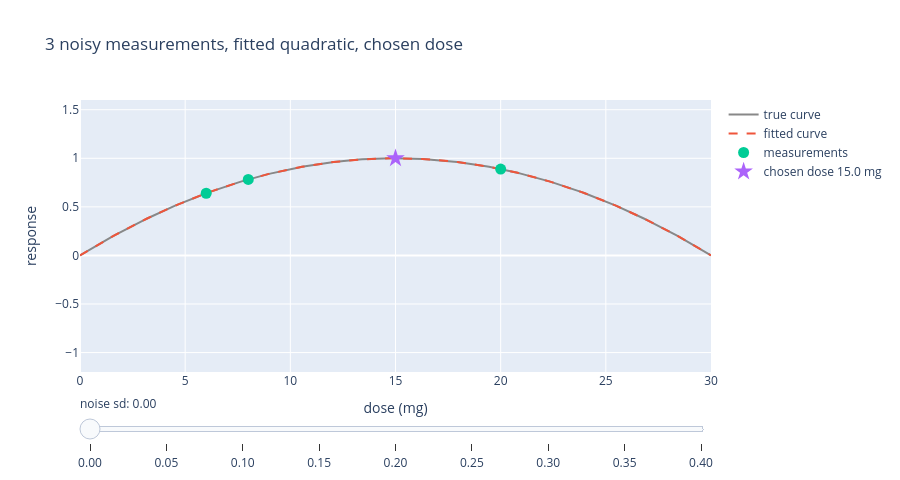

Here is the notebook cell this chart was saved with:
### Markdown cell above
## 1. One experiment per noise level (use the slider)

### Code cell
d = np.linspace(LO, HI, 200)
ex_rng = np.random.default_rng(3)
doses0 = np.sort(ex_rng.choice(GRID, 3, replace=False))[None]
z = ex_rng.normal(size=3)  # same noise draw, scaled by sd, so the slider is comparable

fig = go.Figure()
for sd in NOISE:
    y = truth(doses0) + sd * z
    coef = fit3(doses0, y)
    pick = float(best_dose(coef)[0])
    a, b, c = coef[0]
    fig.add_trace(go.Scatter(x=d, y=truth(d), name="true curve", line=dict(color="#888"), visible=sd == 0))
    fig.add_trace(go.Scatter(x=d, y=a*d**2 + b*d + c, name="fitted curve", line=dict(dash="dash"), visible=sd == 0))
    fig.add_trace(go.Scatter(x=doses0[0], y=y[0], mode="markers", name="measurements",
                             marker=dict(size=11), visible=sd == 0))
    fig.add_trace(go.Scatter(x=[pick], y=[truth(pick)], mode="markers", name=f"chosen dose {pick:.1f} mg",
                             marker=dict(size=14, symbol="star"), visible=sd == 0))
steps = [dict(method="update", label=f"{sd:.2f}",
              args=[dict(visible=[i // 4 == k for i in range(4 * len(NOISE))])])
         for k, sd in enumerate(NOISE)]
fig.update_layout(sliders=[dict(active=0, currentvalue=dict(prefix="noise sd: "), steps=steps)],
                  xaxis_title="dose (mg)", yaxis_title="response", yaxis_range=[-1.2, 1.6],
                  title="3 noisy measurements, fitted quadratic, chosen dose", height=480)
fig

### Figure 1 — Plotly figure (JSON) as saved in the notebook; plotly's stock layout.template omitted (floating-point values rounded to 4 significant figures; data arrays with more than 128 entries replaced by an {"elided": "..."} marker saying what was removed)
{"data": [{"line": {"color": "#888"}, "name": "true curve", "type": "scatter", "visible": true, "x": {"elided": "200 float values"}, "y": {"elided": "200 float values"}}, {"line": {"dash": "dash"}, "name": "fitted curve", "type": "scatter", "visible": true, "x": {"elided": "200 float values"}, "y": {"elided": "200 float values"}}, {"marker": {"size": 11}, "mode": "markers", "name": "measurements", "type": "scatter", "visible": true, "x": [6.0, 8.0, 20.0], "y": [0.64, 0.7822, 0.8889]}, {"marker": {"size": 14, "symbol": "star"}, "mode": "markers", "name": "chosen dose 15.0 mg", "type": "scatter", "visible": true, "x": [15.0], "y": [1.0]}, {"line": {"color": "#888"}, "name": "true curve", "type": "scatter", "visible": false, "x": {"elided": "200 float values"}, "y": {"elided": "200 float values"}}, {"line": {"dash": "dash"}, "name": "fitted curve", "type": "scatter", "visible": false, "x": {"elided": "200 float values"}, "y": {"elided": "200 float values"}}, {"marker": {"size": 11}, "mode": "markers", "name": "measurements", "type": "scatter", "visible": false, "x": [6.0, 8.0, 20.0], "y": [0.6116, 0.7596, 0.8781]}, {"marker": {"size": 14, "symbol": "star"}, "mode": "markers", "name": "chosen dose 15.1 mg", "type": "scatter", "visible": false, "x": [15.08], "y": [1.0]}, {"line": {"color": "#888"}, "name": "true curve", "type": "scatter", "visible": false, "x": {"elided": "200 float values"}, "y": {"elided": "200 float values"}}, {"line": {"dash": "dash"}, "name": "fitted curve", "type": "scatter", "visible": false, "x": {"elided": "200 float values"}, "y": {"elided": "200 float values"}}, {"marker": {"size": 11}, "mode": "markers", "name": "measurements", "type": "scatter", "visible": false, "x": [6.0, 8.0, 20.0], "y": [0.5832, 0.737, 0.8673]}, {"marker": {"size": 14, "symbol": "star"}, "mode": "markers", "name": "chosen dose 15.2 mg", "type": "scatter", "visible": false, "x": [15.15], "y": [0.9999]}, {"line": {"color": "#888"}, "name": "true curve", "type": "scatter", "visible": false, "x": {"elided": "200 float values"}, "y": {"elided": "200 float values"}}, {"line": {"dash": "dash"}, "name": "fitted curve", "type": "scatter", "visible": false, "x": {"elided": "200 float values"}, "y": {"elided": "200 float values"}}, {"marker": {"size": 11}, "mode": "markers", "name": "measurements", "type": "scatter", "visible": false, "x": [6.0, 8.0, 20.0], "y": [0.5548, 0.7143, 0.8565]}, {"marker": {"size": 14, "symbol": "star"}, "mode": "markers", "name": "chosen dose 15.2 mg", "type": "scatter", "visible": false, "x": [15.22], "y": [0.9998]}, {"line": {"color": "#888"}, "name": "true curve", "type": "scatter", "visible": false, "x": {"elided": "200 float values"}, "y": {"elided": "200 float values"}}, {"line": {"dash": "dash"}, "name": "fitted curve", "type": "scatter", "visible": false, "x": {"elided": "200 float values"}, "y": {"elided": "200 float values"}}, {"marker": {"size": 11}, "mode": "markers", "name": "measurements", "type": "scatter", "visible": false, "x": [6.0, 8.0, 20.0], "y": [0.5264, 0.6917, 0.8458]}, {"marker": {"size": 14, "symbol": "star"}, "mode": "markers", "name": "chosen dose 15.3 mg", "type": "scatter", "visible": false, "x": [15.29], "y": [0.9996]}, {"line": {"color": "#888"}, "name": "true curve", "type": "scatter", "visible": false, "x": {"elided": "200 float values"}, "y": {"elided": "200 float values"}}, {"line": {"dash": "dash"}, "name": "fitted curve", "type": "scatter", "visible": false, "x": {"elided": "200 float values"}, "y": {"elided": "200 float values"}}, {"marker": {"size": 11}, "mode": "markers", "name": "measurements", "type": "scatter", "visible": false, "x": [6.0, 8.0, 20.0], "y": [0.4981, 0.6691, 0.835]}, {"marker": {"size": 14, "symbol": "star"}, "mode": "markers", "name": "chosen dose 15.4 mg", "type": "scatter", "visible": false, "x": [15.35], "y": [0.9995]}, {"line": {"color": "#888"}, "name": "true curve", "type": "scatter", "visible": false, "x": {"elided": "200 float values"}, "y": {"elided": "200 float values"}}, {"line": {"dash": "dash"}, "name": "fitted curve", "type": "scatter", "visible": false, "x": {"elided": "200 float values"}, "y": {"elided": "200 float values"}}, {"marker": {"size": 11}, "mode": "markers", "name": "measurements", "type": "scatter", "visible": false, "x": [6.0, 8.0, 20.0], "y": [0.4697, 0.6464, 0.8242]}, {"marker": {"size": 14, "symbol": "star"}, "mode": "markers", "name": "chosen dose 15.4 mg", "type": "scatter", "visible": false, "x": [15.41], "y": [0.9993]}, {"line": {"color": "#888"}, "name": "true curve", "type": "scatter", "visible": false, "x": {"elided": "200 float values"}, "y": {"elided": "200 float values"}}, {"line": {"dash": "dash"}, "name": "fitted curve", "type": "scatter", "visible": false, "x": {"elided": "200 float values"}, "y": {"elided": "200 float values"}}, {"marker": {"size": 11}, "mode": "markers", "name": "measurements", "type": "scatter", "visible": false, "x": [6.0, 8.0, 20.0], "y": [0.4413, 0.6238, 0.8134]}, {"marker": {"size": 14, "symbol": "star"}, "mode": "markers", "name": "chosen dose 15.5 mg", "type": "scatter", "visible": false, "x": [15.47], "y": [0.999]}, {"line": {"color": "#888"}, "name": "true curve", "type": "scatter", "visible": false, "x": {"elided": "200 float values"}, "y": {"elided": "200 float values"}}, {"line": {"dash": "dash"}, "name": "fitted curve", "type": "scatter", "visible": false, "x": {"elided": "200 float values"}, "y": {"elided": "200 float values"}}, {"marker": {"size": 11}, "mode": "markers", "name": "measurements", "type": "scatter", "visible": false, "x": [6.0, 8.0, 20.0], "y": [0.4129, 0.6012, 0.8027]}, {"marker": {"size": 14, "symbol": "star"}, "mode": "markers", "name": "chosen dose 15.5 mg", "type": "scatter", "visible": false, "x": [15.52], "y": [0.9988]}], "layout": {"height": 480, "sliders": [{"active": 0, "currentvalue": {"prefix": "noise sd: "}, "steps": [{"args": [{"visible": [true, true, true, true, false, false, false, false, false, false, false, false, false, false, false, false, false, false, false, false, false, false, false, false, false, false, false, false, false, false, false, false, false, false, false, false]}], "label": "0.00", "method": "update"}, {"args": [{"visible": [false, false, false, false, true, true, true, true, false, false, false, false, false, false, false, false, false, false, false, false, false, false, false, false, false, false, false, false, false, false, false, false, false, false, false, false]}], "label": "0.05", "method": "update"}, {"args": [{"visible": [false, false, false, false, false, false, false, false, true, true, true, true, false, false, false, false, false, false, false, false, false, false, false, false, false, false, false, false, false, false, false, false, false, false, false, false]}], "label": "0.10", "method": "update"}, {"args": [{"visible": [false, false, false, false, false, false, false, false, false, false, false, false, true, true, true, true, false, false, false, false, false, false, false, false, false, false, false, false, false, false, false, false, false, false, false, false]}], "label": "0.15", "method": "update"}, {"args": [{"visible": [false, false, false, false, false, false, false, false, false, false, false, false, false, false, false, false, true, true, true, true, false, false, false, false, false, false, false, false, false, false, false, false, false, false, false, false]}], "label": "0.20", "method": "update"}, {"args": [{"visible": [false, false, false, false, false, false, false, false, false, false, false, false, false, false, false, false, false, false, false, false, true, true, true, true, false, false, false, false, false, false, false, false, false, false, false, false]}], "label": "0.25", "method": "update"}, {"args": [{"visible": [false, false, false, false, false, false, false, false, false, false, false, false, false, false, false, false, false, false, false, false, false, false, false, false, true, true, true, true, false, false, false, false, false, false, false, false]}], "label": "0.30", "method": "update"}, {"args": [{"visible": [false, false, false, false, false, false, false, false, false, false, false, false, false, false, false, false, false, false, false, false, false, false, false, false, false, false, false, false, true, true, true, true, false, false, false, false]}], "label": "0.35", "method": "update"}, {"args": [{"visible": [false, false, false, false, false, false, false, false, false, false, false, false, false, false, false, false, false, false, false, false, false, false, false, false, false, false, false, false, false, false, false, false, true, true, true, true]}], "label": "0.40", "method": "update"}]}], "title": {"text": "3 noisy measurements, fitted quadratic, chosen dose"}, "xaxis": {"title": {"text": "dose (mg)"}}, "yaxis": {"range": [-1.2, 1.6], "title": {"text": "response"}}}}
